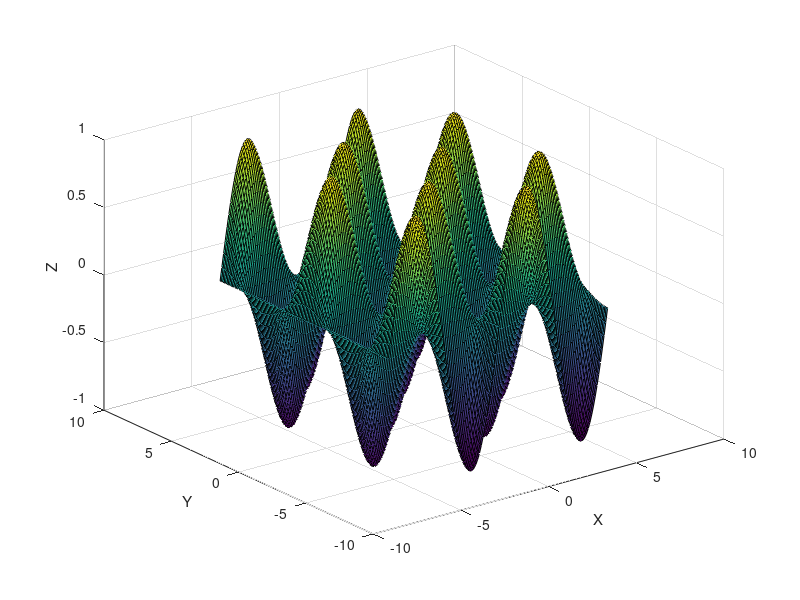

Reproduce this figure in MATLAB.
[X,Y] = meshgrid(-2*pi:0.1:2*pi, -2*pi:0.1:2*pi);
Z = sin(X).*cos(Y);
C = sin(X).*cos(Y);

figure;
surf(X,Y,Z,C)
xlabel('X'); ylabel('Y'); zlabel('Z');
